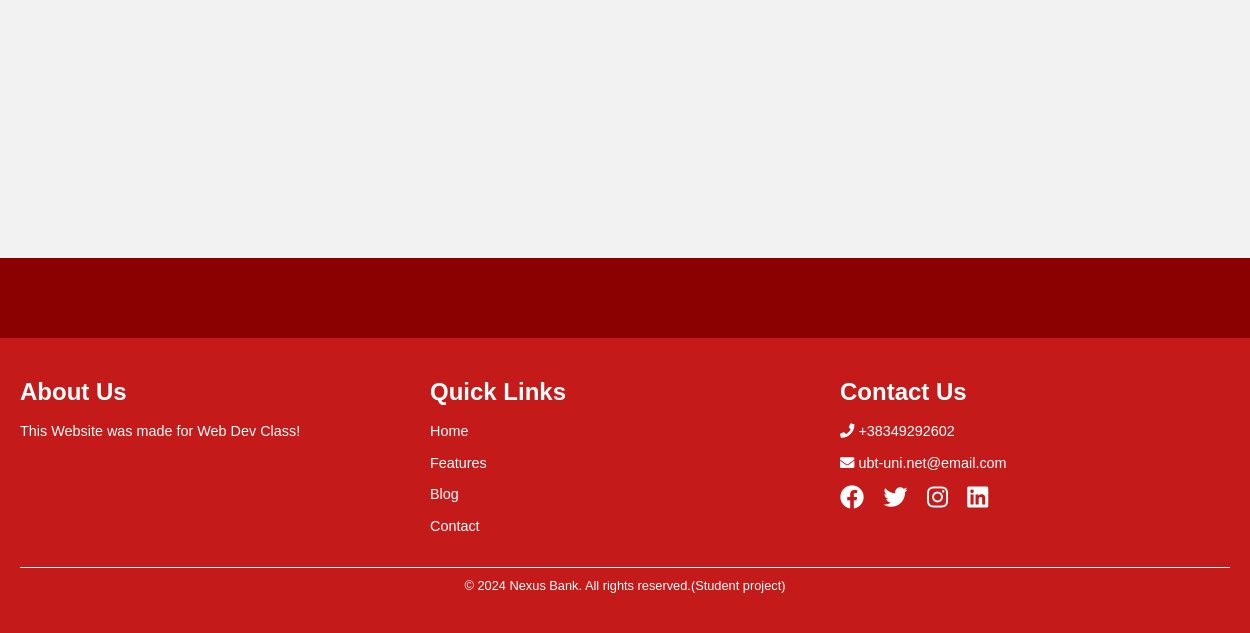
Before: /Pikat.php (lower part) with the older database file.
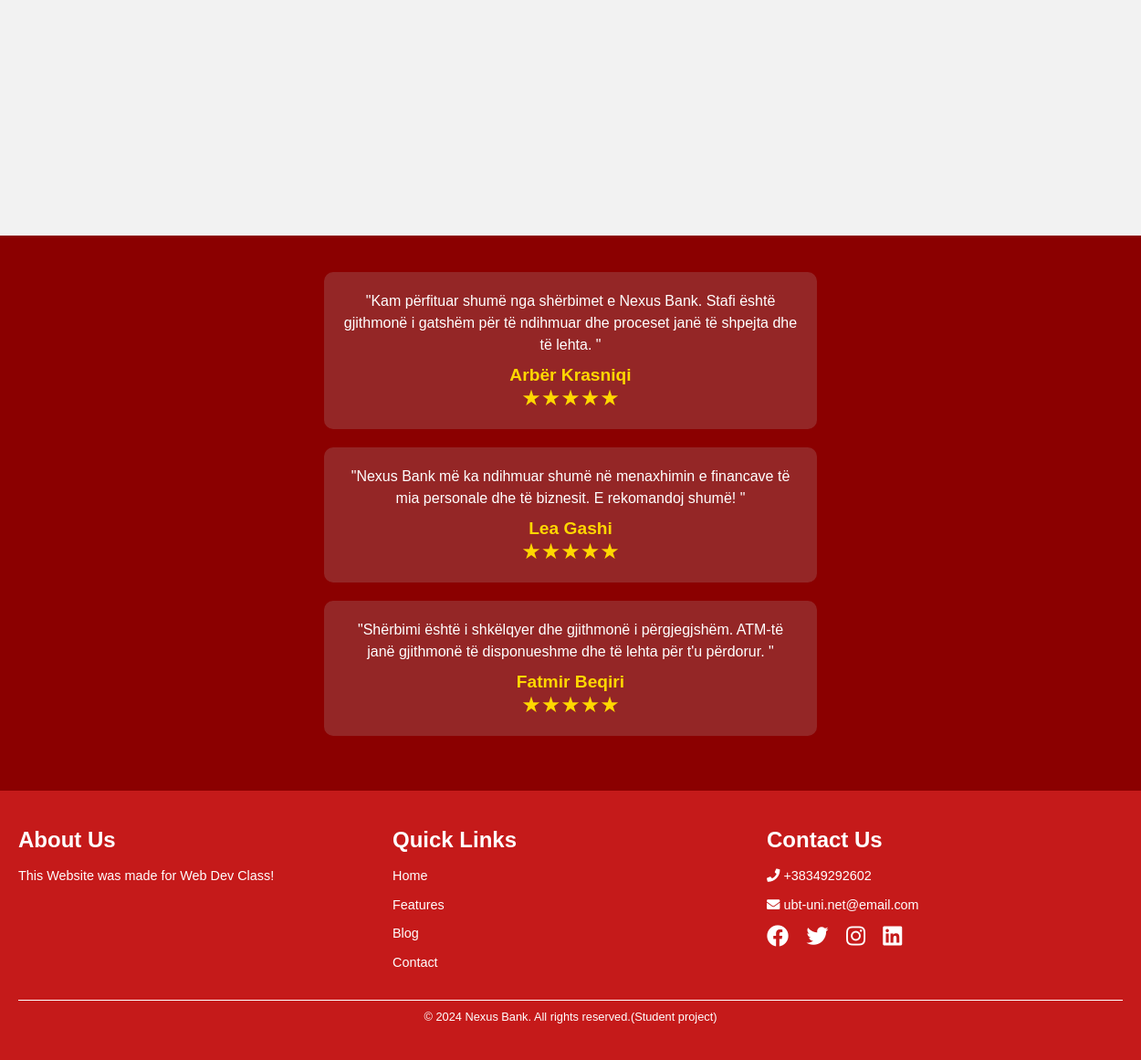
After: the same page with the newer database file.
### tables this page shows
CREATE TABLE `reviews` (
  `review_id` int(9) NOT NULL,
  `user_name` varchar(255) NOT NULL,
  `description` text NOT NULL,
  `raiting` tinyint(4) DEFAULT NULL
);

### backend/fetch_reviews.php (called while the page is built, shortened)
<?php
    require 'config.php';
    try{
        $sql = "SELECT * FROM reviews";
        $review=$connect->prepare($sql);
        $review->execute();
        $reviews = $review->fetchAll();
    }catch(Exception $e){
        echo "something went wrong";
        echo $e->getMessage();
    }
?>

### Pikat.php (the view, shortened to what this page needs)
<?php
    include 'header.php';
?>
<main>
    <div id="animacion">
        <div class="content-wrapper">
        </div>
    </div>
    <div id="testimonials">
        <?php
            require 'backend/fetch_reviews.php';
            if(count($reviews)>0){
                foreach($reviews as $review){
                    echo"
                        <div class='testimonial'>
                            <p>\"".$review['description']." \"</p>
                            <h4>".$review['user_name']."</h4>
                            <div class='stars'>
                                &#9733;&#9733;&#9733;&#9733;&#9733;
                            </div>
                        </div>
                    ";
                }
            }
        ?>
    </div>
</main>
<?php include 'footer.php' ?>

### header.php (shortened to what this page needs)
<!DOCTYPE html>
<html lang="en">
<head>
    <link rel="stylesheet" href="CSS/cards.css">
    <link rel="stylesheet" href="CSS/kontakt.css">
    <link rel="stylesheet" href="CSS/pikat.css">
    <link rel="stylesheet" href="CSS/rrethnesh.css">
    <link rel="stylesheet" href="CSS/style.css">
    <link rel="stylesheet" href="CSS/header.css">
    <link rel="stylesheet" href="CSS/footer.css">
    <link rel="stylesheet" href="https://cdnjs.cloudflare.com/ajax/libs/font-awesome/5.15.4/css/all.min.css">
</head>
<body>

### footer.php
<footer>
    <div class="footer-container">
        <div class="footer-section about">
            <h2>About Us</h2>
            <p>This Website was made for Web Dev Class!</p>
        </div>
        <div class="footer-section links">
            <h2>Quick Links</h2>
            <ul>
                <li><a href="#">Home</a></li>
                <li><a href="#">Features</a></li>
                <li><a href="#">Blog</a></li>
                <li><a href="#">Contact</a></li>
            </ul>
        </div>
        <div class="footer-section contact">
            <h2>Contact Us</h2>
            <p><i class="fas fa-phone"></i> +38349292602</p>
            <p><i class="fas fa-envelope"></i> ubt-uni.net@email.com</p>
            <div class="socials">
                <a href="#"><i class="fab fa-facebook"></i></a>
                <a href="#"><i class="fab fa-twitter"></i></a>
                <a href="#"><i class="fab fa-instagram"></i></a>
                <a href="#"><i class="fab fa-linkedin"></i></a>
            </div>
        </div>
    </div>
    <div class="footer-bottom">
        <p>&copy; 2024 Nexus Bank. All rights reserved.(Student project)</p>
    </div>
</footer>
</body>
</html>

### CSS/pikat.css (style rules this page uses)
#animacion { animation: slide-in-left 1.7s ease-out forwards; }
.content-wrapper { display: flex; justify-content: space-between; align-items: flex-start; gap: 20px; width: 100%; max-width: 1200px; margin: 0 auto; padding: 20px; }
#testimonials { margin-top: 30vh; background-color: #8B0000; color: white; padding: 40px 20px; text-align: center; display: flex; flex-direction: column; align-items: center; }
.testimonial { margin-bottom: 20px; background-color: rgb(148, 38, 38); padding: 20px; border-radius: 10px; opacity: 0; transform: translateY(20px); animation: fadeInUp 1s forwards; width: 100%; max-width: 500px; display: flex; flex-direction: column; align-items: center; }
.testimonial:nth-child(2) { animation-delay: 0.5s; }
.testimonial:nth-child(3) { animation-delay: 1s; }
.testimonial p { font-size: 1rem; line-height: 1.5; margin-bottom: 10px; }
.testimonial h4 { font-size: 1.2rem; font-weight: bold; color: #ffd700; }
.stars { font-size: 1.5rem; color: #ffd700; }

### CSS/header.css (style rules this page uses)
html { scroll-behavior: smooth; }
a { text-decoration: none; }
* { margin: 0; padding: 0; color: white; }
body { font-family: Arial, Helvetica, sans-serif; background-color: #f2f2f2; overflow-x: hidden; }

### CSS/footer.css (style rules this page uses)
footer { background-color: rgb(197, 26, 26); color: #fff; padding: 40px 20px; }
.footer-container { display: flex; flex-wrap: wrap; justify-content: space-between; gap: 20px; }
.footer-section { flex: 1; min-width: 250px; }
.footer-section h2 { font-size: 1.5em; margin-bottom: 15px; }
.footer-section p, .footer-section li { font-size: 0.9em; margin-bottom: 10px; line-height: 1.5; }
.footer-section ul { list-style-type: none; padding: 0; }
.footer-section a { text-decoration: none; color: #fff; transition: color 0.3s; }
.socials a { color: #fff; margin-right: 15px; font-size: 1.5em; transition: transform 0.3s; }
.footer-bottom { text-align: center; margin-top: 20px; font-size: 0.8em; border-top: 1px solid #fff; padding-top: 10px; color: #ddd; }

Changed rows visible on the page:
added reviews: description "Kam përfituar shumë nga shërbimet e Nexus Bank. Stafi është gjithmonë i gatshëm për të ndihmuar dhe proceset janë të shpejta dhe të lehta.", user_name "Arbër Krasniqi"
added reviews: description "Nexus Bank më ka ndihmuar shumë në menaxhimin e financave të mia personale dhe të biznesit. E rekomandoj shumë!", user_name "Lea Gashi"
added reviews: description "Shërbimi është i shkëlqyer dhe gjithmonë i përgjegjshëm. ATM-të janë gjithmonë të disponueshme dhe të lehta për t'u përdorur.", user_name "Fatmir Beqiri"
